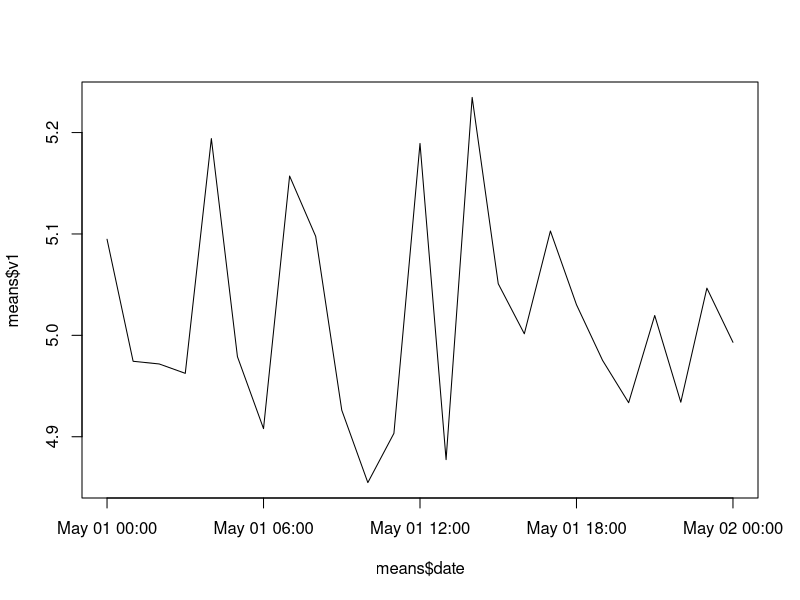
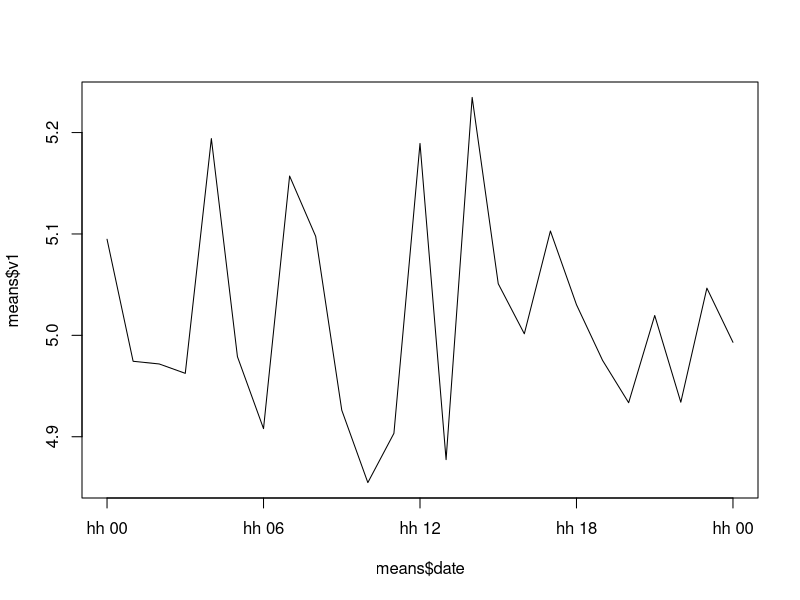
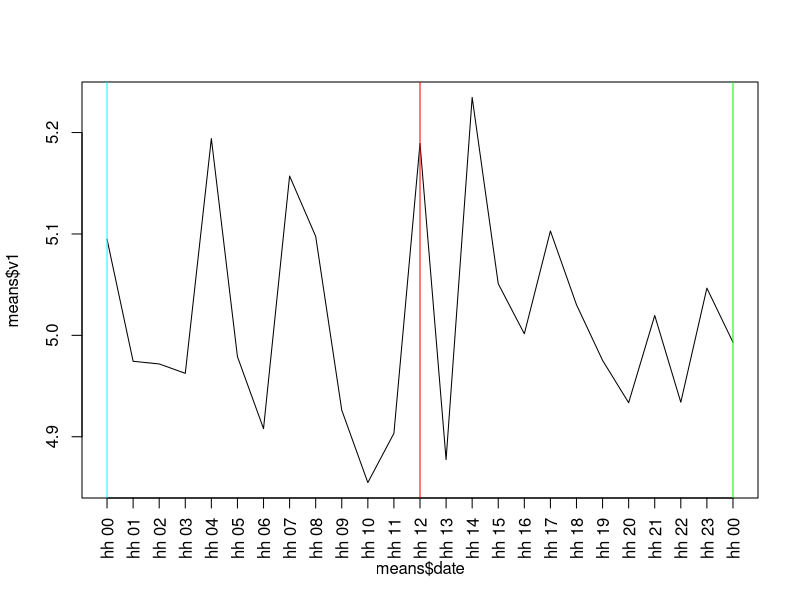
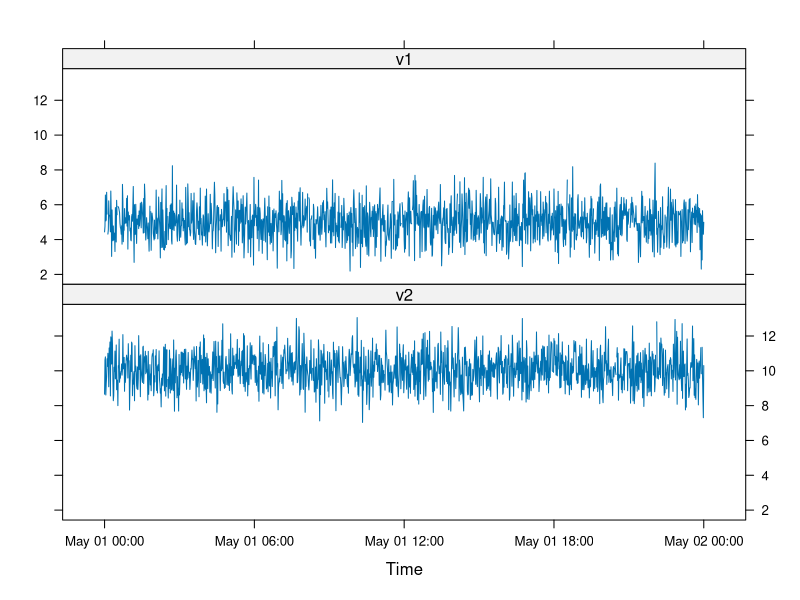
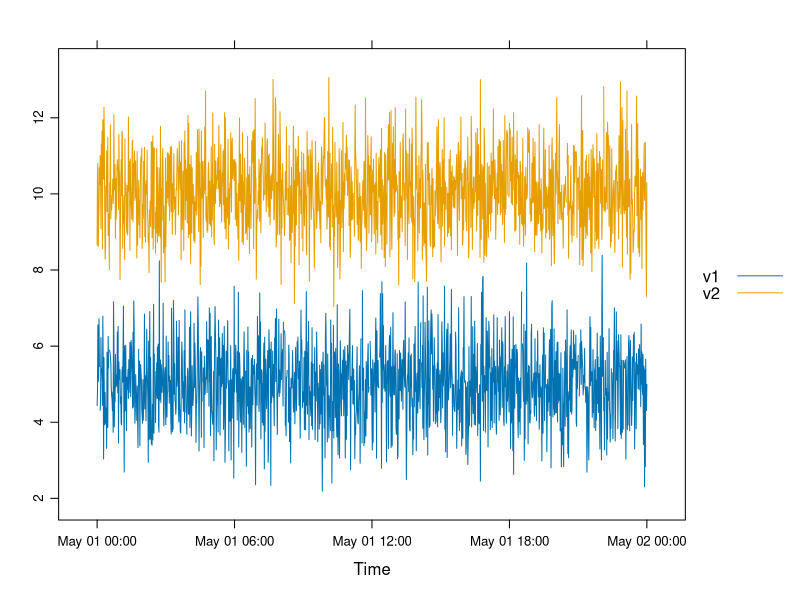
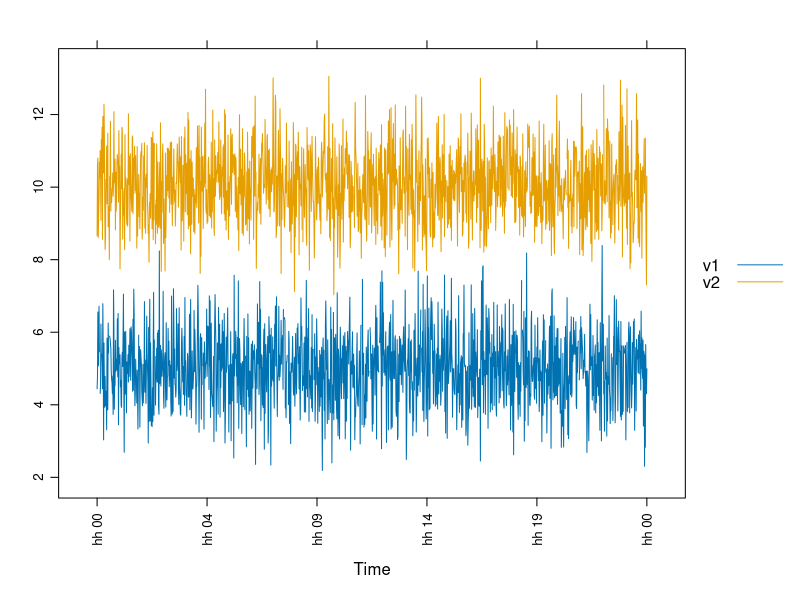

Source code (R) for these figures, in order:
## ---- chunk 1
# start and end of time seq
start <- as.POSIXct('2014-05-01 00:00:00')
end <- as.POSIXct('2014-05-02 00:00:00')

# by sec
bysec<-as.POSIXct(seq(start, end, by="sec"))
#alternatively   
bysec<-as.POSIXct(seq(start, end, by=1))

# by min
bymin<-as.POSIXct(seq(start, end, by="min"))
# alternatively   
bymin<-as.POSIXct(seq(start, end, by=60))

# by hour
byhour<-as.POSIXct(seq(start, end, by="hour"))
# alternatively 
byhour<-as.POSIXct(seq(start, end, by=60*60))

# and so on for other time intervals...

# eg. by 15 minutes
by15min<-as.POSIXct(seq(start, end, by="15 mins"))
# alternatively   
by15min<-as.POSIXct(seq(start, end, by=60*15))

## ---- chunk 2
set.seed(123)
v1<-rnorm(length(bymin), 5)

set.seed(456)
v2<-rnorm(length(bymin), 10)

# here using bymin as time seq
df<-data.frame(date=bymin,v1, v2)

# introduce some random NAs
df[sample(nrow(df),20),"v1"]<-NA
df[sample(nrow(df),10),"v2"]<-NA

summary(df)
str(df)
## ---- chunk 3
head(aggregate(df[c("v1","v2")], format(df["date"],"%Y-%m-%d %H"), mean, na.rm = TRUE))
#alternatively
head(aggregate(df[c(2,3)], format(df[1],"%Y-%m-%d %H"), mean, na.rm = TRUE))
## ---- chunk 4
# see cut.POSIXt for refs
head(aggregate(df[c("v1","v2")], list(date=cut(df$date, breaks="hour")), mean, na.rm = TRUE))
## ---- chunk 5
head(aggregate(df[c("v1","v2")], list(date=cut(df$date, breaks="15 mins")), mean, na.rm = TRUE))
## ---- chunk 6

#aggregate data by hour
means<-aggregate(df[c("v1","v2")], format(df["date"],"%Y-%m-%d %H"), mean, na.rm = TRUE)
str(means)

#create x axis temporal sequence (POSIXct) to be plotted
means$date<-seq(df$date[1],df$date[nrow(df)], length=nrow(means))
str(means)

## ---- chunk 7
# default plot
plot(means$date, means$v1, type="l")
## ---- chunk 8
# default axis (number of tickmarks) with user formatted labels
plot(means$date, means$v1, type="l", xaxt="n")
axis.POSIXct(1, means$date, format="hh %H")
## ---- chunk 9
# user defined axis (number of tickmarks) and formatted labels 
plot(means$date, means$v1, type="l", xaxt="n")
axis.POSIXct(1, means$date, at=seq(min(means$date), max(means$date), by="hours"),
             format="hh %H", las=2, cex=0.8)
# adding some reference lines
abline(v=as.POSIXct("01/05/2014 00", format="%d/%m/%Y %H"), col="cyan")
abline(v=as.POSIXct("01/05/2014 12", format="%d/%m/%Y %H"), col="red")
abline(v=as.POSIXct("02/05/2014 00", format="%d/%m/%Y %H"), col="green")

## ---- chunk 10
require(zoo)
## ---- chunk 11
myzoo<-zoo(cbind(df$v1,df$v2),df$date)
str(myzoo)
## ---- chunk 12
require(lattice)
# default plot
xyplot(myzoo, screens=c("v1","v2"),
       scales = list(y = list(relation = "same"))
       )
# superposed plot
xyplot(myzoo, superpose=TRUE, auto.key=list(text=c("v1", "v2")))

# user defined axis (number of tickmarks) and formatted labels 
mydate<-seq(from = min(index(myzoo)), to = max(index(myzoo)), length.out = 6)
xyplot(myzoo, superpose=TRUE, auto.key=list(text=c("v1", "v2")),
       scale = list(x = list(at = mydate, labels = format(mydate, "hh %H"),
                             cex = 0.8, rot=90))
       )
## ---- chunk 13
head(aggregate(myzoo, format(index(myzoo),"%Y-%m-%d %H"), mean, na.rm=TRUE))
## ---- chunk 14
head(aggregate(myzoo, cut(index(myzoo), breaks="15 mins"), mean, na.rm=TRUE))
## ---- chunk 15
head(rollapply(myzoo,width=5,mean, align="right", na.rm=TRUE))
## ---- chunk 16
head(rollapply(myzoo,width=5,FUN=mean, by=5,align="right", na.rm=TRUE))
## ---- chunk 17
require(xts)
## ---- chunk 18
myxts<-xts(cbind(df$v1,df$v2),df$date)
str(myxts)
## ---- chunk 19
head(period.apply(myxts,endpoints(myxts, "mins", 15), mean, na.rm=TRUE))
## ---- chunk 20
head(period.apply(myxts,endpoints(myxts, "hours", 2), mean, na.rm=TRUE))
## ---- chunk 21
#periodicity of dataset
periodicity(myxts)

#subset one single record
myxts["2014-05-01 08:00"]

#subset starting from first rec up to...
myxts["/2014-05-01 00:05"]

#subset first 5 recs
first(myxts, "5 mins")

#subset last 5 recs
last(myxts, "5 mins")

